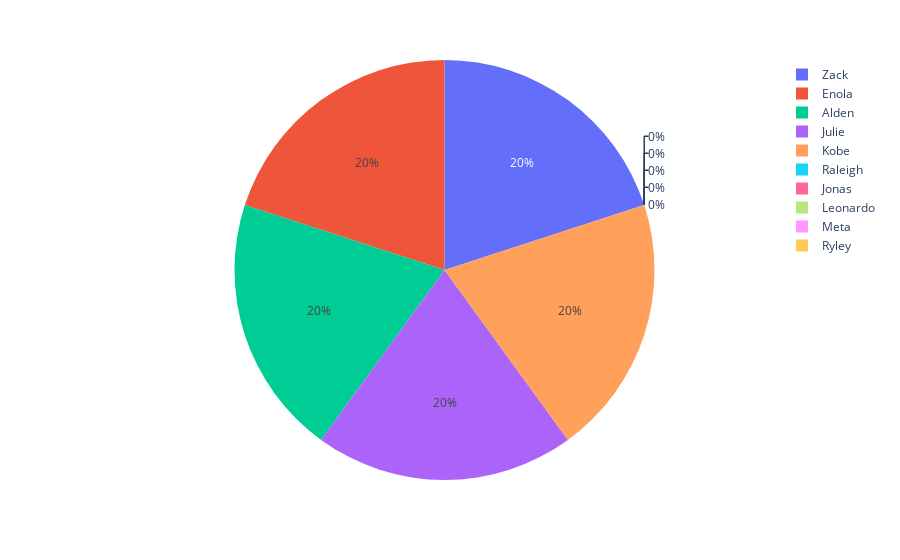

Write notebook code for a chart like this one.
### Code cell
fig = px.pie(B.head(10), values='Product_availabity', names="Supplier_name")
fig.show()

### Figure 1 — Plotly figure (JSON) as saved in the notebook; plotly's stock layout.template omitted (floating-point values rounded to 4 significant figures)
{"data": [{"domain": {"x": [0, 1], "y": [0, 1]}, "hovertemplate": "Supplier_name=%{label}<br>Product_availabity=%{value}<extra></extra>", "labels": ["Zack", "Enola", "Raleigh", "Jonas", "Alden", "Leonardo", "Meta", "Julie", "Kobe", "Ryley"], "legendgroup": "", "name": "", "showlegend": true, "type": "pie", "values": ["1", "1", 0, 0, "1", 0, 0, "1", "1", 0]}], "layout": {"legend": {"tracegroupgap": 0}, "margin": {"t": 60}}}
